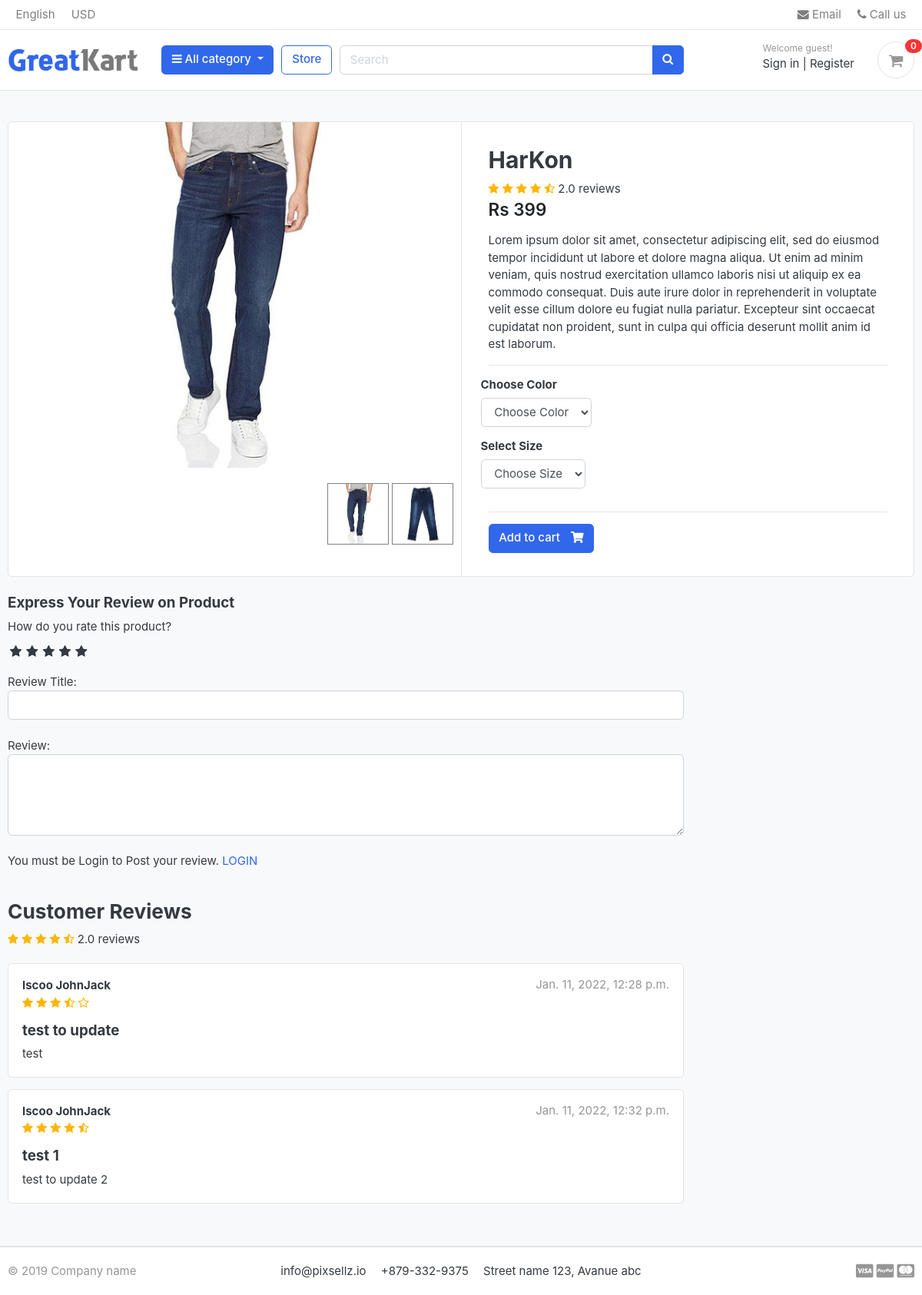
The app's page /store/category/jeans/harkon/ with its own data.
### store/models.py (models this page shows, shortened)
class Product(models.Model):
	product_name = models.CharField(max_length=200,unique=True)
	product_url = models.SlugField(max_length=200,unique=True)
	product_description = models.TextField(max_length=500,blank=True)
	product_price = models.IntegerField()
	product_image = models.ImageField(upload_to='photos/products')
	stock = models.IntegerField()
	is_available = models.BooleanField(default=True)
	category = models.ForeignKey(Category,on_delete=models.CASCADE)
	created_date = models.DateTimeField(auto_now_add=True)
	modified_date = models.DateTimeField(auto_now=True)
	def averageReview(self):
		reviews = ReviewRating.objects.filter(product=self,status=True).aggregate(average=Avg('rating'))
		avg=0
		if reviews['average'] is not None:
			avg=float(reviews['average'])
		return avg
	def countReview(self):
		reviews = ReviewRating.objects.filter(product=self,status=True).aggregate(count=Count('id'))
		count=0
		if reviews['count'] is not None:
			count=float(reviews['count'])
		return count

class ProductGallery(models.Model):
	product = models.ForeignKey(Product,default='None',on_delete=models.CASCADE)
	image = models.ImageField(upload_to='store/products',max_length=255)
	class Meta:
		verbose_name = 'productgallery'
		verbose_name_plural = 'product Gallery'

class ReviewRating(models.Model):
	product = models.ForeignKey(Product,on_delete=models.CASCADE)
	user = models.ForeignKey(Account,on_delete=models.CASCADE)
	subject = models.CharField(max_length=100,blank=True)
	review = models.TextField(max_length=500,blank=True)
	rating = models.FloatField()
	ip = models.CharField(max_length=20,blank=True)
	status = models.BooleanField(default=True)
	created_date = models.DateTimeField(auto_now_add=True)
	updated = models.DateTimeField(auto_now=True)

### accounts/models.py (models this page shows, shortened)
class Account(AbstractBaseUser):
	first_name = models.CharField(max_length=50)
	last_name = models.CharField(max_length=50)
	username = models.CharField(max_length=80,unique=True)
	email = models.CharField(max_length=100,unique=True)
	phone_number = models.CharField(max_length=15,unique=True)
	date_joined = models.DateTimeField(auto_now_add=True)
	last_login = models.DateTimeField(auto_now_add=True)
	is_admin = models.BooleanField(default=False)
	is_staff = models.BooleanField(default=False)
	is_active = models.BooleanField(default=False)
	is_superadmin = models.BooleanField(default=False)
	USERNAME_FIELD = 'email'
	REQUIRED_FIELDS = ['username','first_name','last_name']
	objects = MyAccount()
	def full_name(self):
		return f'{self.first_name} {self.last_name}'

### store/views.py (the view)
# urls.py: path('category/<slug:category_slug>/<slug:product_slug>/',views.product_detail,name='product_detail'),
def product_detail(request,category_slug,product_slug):
	try:
		single_product = Product.objects.get(category__category_url=category_slug,product_url=product_slug)
		in_cart=CartItem.objects.filter(cart__cart_id=_cart_id(request),product=single_product).exists()
	except Exception as e:
		raise e
	if request.user.is_authenticated:
		try:
			orderproduct=OrderProduct.objects.filter(user=request.user,product_id=single_product.id).exists()
		except OrderProduct.DoesNotExist:
			orderproduct=None
	else:
		orderproduct=None
	reviews = ReviewRating.objects.filter(product_id=single_product.id,status=True)
	product_gallery = ProductGallery.objects.filter(product_id=single_product.id)
	context = {
		'single_product':single_product,
		'in_cart':in_cart,
		'orderproduct':orderproduct,
		'reviews':reviews,
		'product_gallery':product_gallery,
	}
	return render(request,'store/product_detail.html',context)

### cart/context_processors.py (called while the page is built)
def counter(request):
	cart_count=0
	if 'admin' in request.path:
		return {}
	else:
		try:
			cart=Cart.objects.filter(cart_id=_cart_id(request))
			if request.user.is_authenticated:
				cart_items=CartItem.objects.all().filter(user=request.user)
			else:
				cart_items=CartItem.objects.all().filter(cart=cart[:1])
			for cart_item in cart_items:
				cart_count += cart_item.quantity
		except:
			cart_count = 0
	return dict(cart_count=cart_count)

### cart/views.py (called while the page is built)
def _cart_id(request):
	cart = request.session.session_key
	if not cart:
		cart = request.session.create()
	return cart

### category/context_processors.py (called while the page is built)
def menu_links(request):
	links = Category.objects.all()
	return dict(links=links)

### category/models.py (called while the page is built)
	def get_url(self):
		return reverse('products_by_category',args=[self.category_url])

### store/models.py (called while the page is built)
	def colors(self):
		return super(VariationManager,self).filter(variation_category='color',is_active=True)

	def sizes(self):
		return super(VariationManager,self).filter(variation_category='size',is_active=True)

### templates/store/product_detail.html (shortened to what this page needs)
{% extends 'greate/base.html' %}
{% load static %}
{% block content %}
<section class="section-content padding-y bg">
<div class="container">
<div class="card">
	<div class="row no-gutters">
		<aside class="col-md-6">
			<article class="gallery-wrap">
				<div class="img-big-wrap mainImage">
	   				<center><img src="{{ single_product.product_image.url }}"></center>
				</div>
			</article>
			<ul class="thumb">
				<li>
					<a href="{{ single_product.product_image.url }}" target="mainImage"><img src="{{ single_product.product_image.url }}" alt="Harkon DarkBlue"></a>
					{% for img in product_gallery %}
					<a href="{{img.image.url}}" target="mainImage"><img src="{{img.image.url}}" alt="Harkon DarkBlue"></a>
					{% endfor %}
				</li>
			</ul>
		</aside>
		<main class="col-md-6 border-left">
			<form action="{% url 'add_cart' single_product.id %}" method="POST">
				<article class="content-body">
					<h2 class="title">{{single_product.product_name}}</h2>
					<div class="rating-star">
						<span>
							<i class="fa fa-star{% if single_product.averageReview < 0.5 %}-half-o{% elif single_product.averageReview >= 0.5 and single_product.averageReview < 1 %}-o {% endif %}" aria-hidden="true"></i>
							<i class="fa fa-star{% if single_product.averageReview < 1.5 %}-half-o{% elif single_product.averageReview >= 1.5 and single_product.averageReview < 2 %}-o {% endif %}" aria-hidden="true"></i>
							<i class="fa fa-star{% if single_product.averageReview < 2.5 %}-half-o{% elif single_product.averageReview >= 2.5 and single_product.averageReview < 3 %}-o {% endif %}" aria-hidden="true"></i>
							<i class="fa fa-star{% if single_product.averageReview < 3.5 %}-half-o{% elif single_product.averageReview >= 3.5 and single_product.averageReview < 4 %}-o {% endif %}" aria-hidden="true"></i>
							<i class="fa fa-star{% if single_product.averageReview < 4.5 %}-half-o{% elif single_product.averageReview >= 4.5 and single_product.averageReview < 5 %}-o {% endif %}" aria-hidden="true"></i>
							<span>{{single_product.countReview}} reviews</span>
						</span>
					</div>
					<div class="mb-3">
						<var class="price h4">Rs {{single_product.product_price}}</var>
					</div>
					<p>{{ single_product.product_description }}</p>
					<hr>
						<div class="row">
							<div class="item-option-select">
								<h6>Choose Color</h6>
								<select name="color" class="form-control" required>
									<option value="" disabled selected>Choose Color</option>
								</select>
							</div>
						</div>
						<div class="row">
							<div class="item-option-select">
								<h6>Select Size</h6>
								<select name="size" class="form-control">
									<option value="" disabled selected>Choose Size</option>
								</select>
							</div>
						</div>
					<hr>
					{% if single_product.stock <= 0 %}
						<h5 class="text-danger">Out of Stock</h5>
						{% else %}
							<button type="submit"class="btn  btn-primary"> <span class="text">Add to cart</span> <i class="fas fa-shopping-cart"></i>  </button>
					{% endif %}
				</article>
			</form>
		</main>
	</div>
</div>
<br>
<div class="row">
			<div class="col-md-9">
	<form method="post" action="{% url 'submit_review' single_product.id %}">
		<h5>Express Your Review on Product</h5>
		<div>
			<label>How do you rate this product?</label>
			<br>
			<div class="rate">
				<input type="radio" name="rating" id="rating10" value="5" required ><label for="rating10" title="5"></label>
				<input type="radio" name="rating" id="rating8" value="4" required ><label for="rating8" title="4"></label>
				<input type="radio" name="rating" id="rating6" value="3" required ><label for="rating6" title="3"></label>
				<input type="radio" name="rating" id="rating4" value="2" required ><label for="rating4" title="2"></label>
				<input type="radio" name="rating" id="rating2" value="1" required ><label for="rating2" title="1"></label>
			</div>
			<br>
			Review Title:
			<input type="text" class="form-control" name="subject">
			<br>
			Review:
			<textarea name="review" rows="4" class="form-control" ></textarea>
			<br>
			{% if user.is_authenticated %}
				{% if orderproduct %}
					<input type="submit" name="Submit" class="btn btn-primary">
				{% else %}
					<p>You must purchase the product before review.<span><a href="{% url 'login' %}">LOGIN</a></span></p>
				{% endif %}
			{% else %}
			<p>You must be Login to Post your review. <span><a href="{% url 'login' %}">LOGIN</a></span></p>
			{% endif %}
		</div>
	</form>
	<br>
	<header class="section-heading">
		<h3>Customer Reviews </h3>
		<div class="rating-star">
			<span>
				<i class="fa fa-star{% if single_product.averageReview < 0.5 %}-half-o{% elif single_product.averageReview >= 0.5 and single_product.averageReview < 1 %}-o {% endif %}" aria-hidden="true"></i>
				<i class="fa fa-star{% if single_product.averageReview < 1.5 %}-half-o{% elif single_product.averageReview >= 1.5 and single_product.averageReview < 2 %}-o {% endif %}" aria-hidden="true"></i>
				<i class="fa fa-star{% if single_product.averageReview < 2.5 %}-half-o{% elif single_product.averageReview >= 2.5 and single_product.averageReview < 3 %}-o {% endif %}" aria-hidden="true"></i>
				<i class="fa fa-star{% if single_product.averageReview < 3.5 %}-half-o{% elif single_product.averageReview >= 3.5 and single_product.averageReview < 4 %}-o {% endif %}" aria-hidden="true"></i>
				<i class="fa fa-star{% if single_product.averageReview < 4.5 %}-half-o{% elif single_product.averageReview >= 4.5 and single_product.averageReview < 5 %}-o {% endif %}" aria-hidden="true"></i>
				<span>{{single_product.countReview}} reviews</span>
			</span>
		</div>
	</header>
	{% for review in reviews%}
	<article class="box mb-3">
		<div class="icontext w-100">
			<div class="text">
				<span class="date text-muted float-md-right">{{review.updated}}</span>
				<h6 class="mb-1">{{review.user.full_name}}</h6>
				<div class="rating-star">
					<span>
						<i class="fa fa-star{% if review.rating == 0.5 %}-half-o{% elif review.rating < 1 %}-o {% endif %}" aria-hidden="true"></i>
						<i class="fa fa-star{% if review.rating == 1.5 %}-half-o{% elif review.rating < 2 %}-o {% endif %}" aria-hidden="true"></i>
						<i class="fa fa-star{% if review.rating == 2.5 %}-half-o{% elif review.rating < 3 %}-o {% endif %}" aria-hidden="true"></i>
						<i class="fa fa-star{% if review.rating == 3.5 %}-half-o{% elif review.rating < 4 %}-o {% endif %}" aria-hidden="true"></i>
						<i class="fa fa-star{% if review.rating == 4.5 %}-half-o{% elif review.rating < 5 %}-o {% endif %}" aria-hidden="true"></i>
					</span>
				</div>
			</div>
		</div>
		<div class="mt-3">
			<h5>{{review.subject}}</h5>
			<p>
				{{review.review}}
			</p>
		</div>
	</article>
	{% endfor %}
	</div>
</div>
</div>
</section>
{% endblock %}

### static/css/ui.css (style rules this page uses)
html { font-family: "Inter", sans-serif; font-size: 15px; }
.content-body { flex: 1 1 auto; padding: 2rem 2.3rem; }
.padding-y { padding-top: 40px; padding-bottom: 40px; }
var { font-style: normal; }
article:after, .form-group:after { display: block; clear: both; content: ""; }
.bg { background-color: #f8f9fa; }
.section-heading { margin-bottom: 20px; margin-top: 15px; }
p:last-child { margin-bottom: 0; }
.btn .text + i { margin-left: 10px; }
.icontext { display: inline-flex; align-items: center; vertical-align: middle; }
.icontext .text { width: 100%; line-height: 1.2; }
.price { font-weight: 600; color: #212529; }
.box { padding: 18px; background: #fff; border-radius: 0.37rem; border: 1px solid #e4e4e4; }
.gallery-wrap .img-big-wrap { margin-bottom: 10px; border-radius: 0.37rem; overflow: hidden; background-color: #fff; }
.gallery-wrap .img-big-wrap img { height: 450px; width: auto; display: inline-block; }
.item-option-select { margin-bottom: 1rem; display: inline-block; margin-right: 15px; }

### static/css/custom.css (style rules this page uses)
.rate { display: inline-block; border: 0; }
.rate > label { float: right; }
.rate > label:before { display: inline-block; font-size: 1.1rem; font-family: FontAwesome; content: "\f005"; margin: 0; padding: 0.3rem .2rem; cursor: pointer; }
.rating-star i { color: #ffb503 !important; }
ul.thumb { margin: 0 auto; padding: 0; float: right; }
ul.thumb li { list-style: none; margin: 10px; }
ul.thumb li img { width: 80px; height: 80px; border: 1px solid grey; }

### records on screen
Product: product_image (picture), product_name "HarKon", countReview "2.0", product_price "399", product_description "Lorem ipsum dolor sit amet, consectetur adipiscing elit, sed do eiusmod tempor incididunt ut labore et dolore magna aliqua. Ut enim ad minim veniam, quis nostrud exercitation ullamco laboris nisi ut aliquip ex ea commodo consequat. Duis aute irure dolor in reprehenderit in voluptate velit esse cillum dolore eu fugiat nulla pariatur. Excepteur sint occaecat cupidatat non proident, sunt in culpa qui officia deserunt mollit anim id est laborum."
ProductGallery: image (picture)
ReviewRating: updated "Jan. 11, 2022, 12:28 p.m.", user.full_name "Iscoo JohnJack", rating 3.5 (drawn), subject "test to update", review "test"
ReviewRating: updated "Jan. 11, 2022, 12:32 p.m.", user.full_name "Iscoo JohnJack", rating 4.5 (drawn), subject "test 1", review "test to update 2"

### other values on screen
{{ cart_count }} "0"
